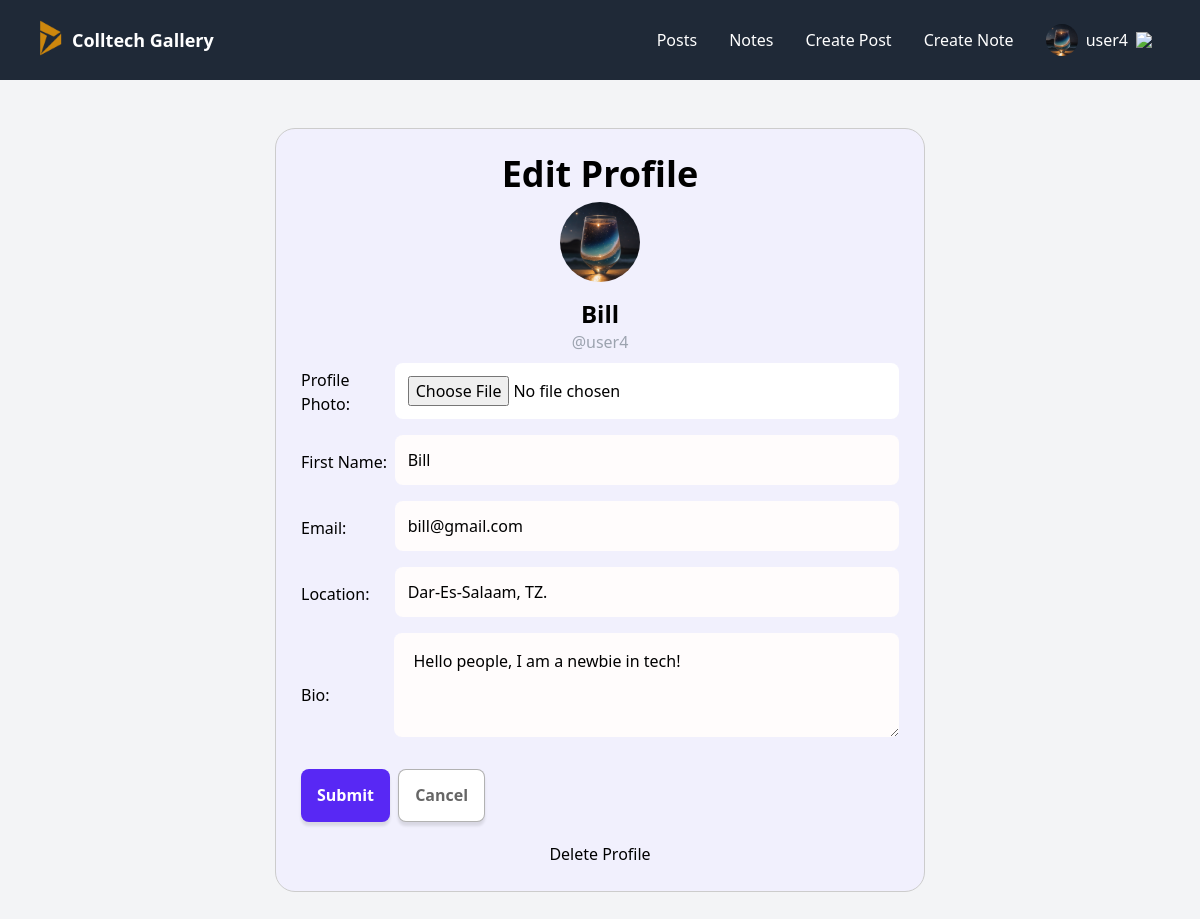
The app's page /profile/edit/ (signed in) with its own data.
### a_users/models.py (models this page shows, shortened)
class Profile(models.Model):
    user = models.OneToOneField(User, on_delete=models.CASCADE)
    image = models.ImageField(upload_to='profilepics/', blank=True, null=True, default='profilepics/default.png')
    realname = models.CharField(max_length=200, null=True, blank=True)
    email = models.EmailField(max_length=50, unique=True, null=True)
    location = models.CharField(max_length=50, null=True, blank=True)
    bio = models.TextField(max_length=500, blank=True, null=True)
    created = models.DateTimeField(auto_now_add=True)

### a_users/views.py (the view, shortened to what this page needs)
# urls.py: path('profile/edit/',EditProfileView, name="edit-profile"),
def EditProfileView(request):
    form = ProfileEditForm(instance=request.user.profile)
    return render(request, 'a_users/edit_profile.html',{"form": form})

### a_users/forms.py
class ProfileEditForm(ModelForm):
    class Meta:
        model = Profile
        exclude = ['user']
        labels = {
            'realname': 'First Name',
            'image': 'Profile Photo',
        }
        widgets = {
            'image': forms.FileInput(),
            'bio': forms.Textarea(attrs={'rows':3})
        }

### posts_app/templates/a_users/edit_profile.html (shortened to what this page needs)
{% extends 'layouts/b.html' %}
{% block content %}
<div class="profile-edit-page">
  <h1 class="mb-2 text-center">Edit Profile</h1>
<div class="text-center flex flex-col items-center">
    <img id="avatar" class="w-20 h-20 rounded-full object-cover mb-4" src="{{ user.profile.image.url }}" />
    <div class="text-center max-w-md">
        <h2 id="realname">{{ user.profile.realname }}</h2>
        <div class="text-gray-400 mb-2 -mt-3">@{{ user.username }}</div>
    </div>
</div>
<form method="POST" enctype="multipart/form-data" class="profile-edit-form mb-5">
    {{ form.as_p }}
    <button type="submit" >Submit</button>
    <a class="button secondaryAction ml-1" href="{{ request.META.HTTP_REFERER }}">Cancel</a>
</form>
<a class="flex justify-center hover:underline " href="{% url 'delete-profile' %}">Delete Profile</a>
</div>
{% endblock %}

### posts_app/templates/includes/header.html (shortened to what this page needs)
{% load static %}
<header x-data="{ mobilenavOpen: false }" class="md:flex items-center justify-between [&>*]:px-8 bg-gray-800 h-20 text-white sticky top-0 z-40">
    <div class="flex items-center justify-between h-20">
        <logo>
            <a class="flex items-center gap-1" href="/">
                <img  id="logo-home" class="w-9 -mt-1" src="{% static 'icons/logo-home.png' %}">
                <span id="heading-home" class="text-lg font-bold">Colltech Gallery</span>
            </a>
        </logo>
    </div>
    <nav x-show="mobilenavOpen" x-cloak class="md:!block bg-gray-800 h-screen w-screen md:h-auto md:w-auto -mt-20 md:mt-0 absolute md:relative z-[-1]"
    x-transition:enter="duration-300 ease-out"
    x-transition:enter-start="opacity-0 -translate-y-96"
    x-transition:enter-end="opacity-100 translate-y-0">
        <ul class="flex items-center navitems flex-col md:flex-row gap-2 md:gap-0 justify-center h-full -translate-y-10 md:translate-y-0">
            <li><a href="/">Posts</a></li>
            <li><a href="{% url 'notes' %}">Notes</a></li>
            <li><a href="{% url 'post-create' %}">Create Post</a></li>
            <li><a href="{% url 'note-create' %}">Create Note</a></li>
            {% if user.is_authenticated %}
            <li x-data="{ dropdownOpen: false }" class="relative">
                <a @click="dropdownOpen = !dropdownOpen" @click.away="dropdownOpen = false" class="cursor-pointer select-none">
                    <img class="h-8 w-8 rounded-full object-cover" src="{{ user.profile.image.url }}" alt="Upload Profile"/>
                    {{ user }}
                    <img x-bind:class="dropdownOpen && 'rotate-180 duration-300'" class="w-4" src="https://img.icons8.com/small/32/777777/expand-arrow.png"/>
                </a>
            </li>
            {% else %}
            <li><a href="/login">Login</a></li>
            {% endif %}
        </ul>
    </nav>
</header>

### posts_app/templates/base.html (style rules this page uses)
* { margin:0px; padding:0px; box-sizing:border-box; transition:all .2s linear; text-decoration:none; outline:none; border:none; }
html { scroll-padding-top:10px; scroll-behavior:smooth; overflow-x:hidden; }
:root { --primary: rgb(88, 40, 244); --primary-hover: rgb(58, 1, 245); --black: #1f2937; --font1: 'Shantell Sans', sans-serif; }
#heading-home { font-size:18px; }
h1 { @apply text-4xl font-bold mb-4 }
h2 { @apply text-2xl font-bold mb-3 }
.button, button,[type=submit], [type='button'] { display: inline-flex; flex-wrap: wrap; align-items: center; justify-content: center; flex-shrink: 0; text-align: center; border-radius: 0.5rem; cursor: pointer; padding: 0 1rem; min-height: 3.3rem; font-weight: 600; box-shadow: 0 4px 3px rgba(0, 0, 0, 0.1); transition-property: transform; transition-duration: .2s; color: white; background-color: var(--primary); width: fit-content; }
.secondaryAction { background-color: white; color: rgba(0, 0, 0, 0.6); border: 1px solid rgba(0, 0, 0, 0.3); }
.navitems>li>a { @apply flex items-center gap-2 h-12 px-4 hover:bg-gray-700 rounded-lg; }
html, body { margin: 0; min-height: 100%; }
p { margin-bottom: 1rem; }
form p { display: flex; align-items: center; margin-bottom: 1rem; }
label, input { display: block; }
form p label { width: 7rem; }
label { margin: 6px 0 3px; }
input, textarea { width: 100%; }
input[type="file"], select { background-color: white; padding-left: 0; }
.textarea, textarea { margin-bottom: 1rem; }
.textarea, textarea, input { border-radius: 0.5rem; padding: 1rem 1.2rem; background-color: rgb(255, 252, 252); outline:none; }

### posts_app/templates/a_users/edit_profile.html (style rules this page uses)
.profile-edit-form input { padding:13px; }
.profile-edit-page { max-width:650px; width:100%; background-color: rgb(241, 240, 253); padding:25px; margin:0 auto; border:1px solid #ccc;border-radius:20px; }

### records on screen
Profile: realname "Bill", email "bill@gmail.com", location "Dar-Es-Salaam, TZ.", bio "Hello people, I am a newbie in tech!"

### other values on screen
{{ user }} "user4"
{{ user.profile.realname }} "Bill"
{{ user.username }} "user4"
